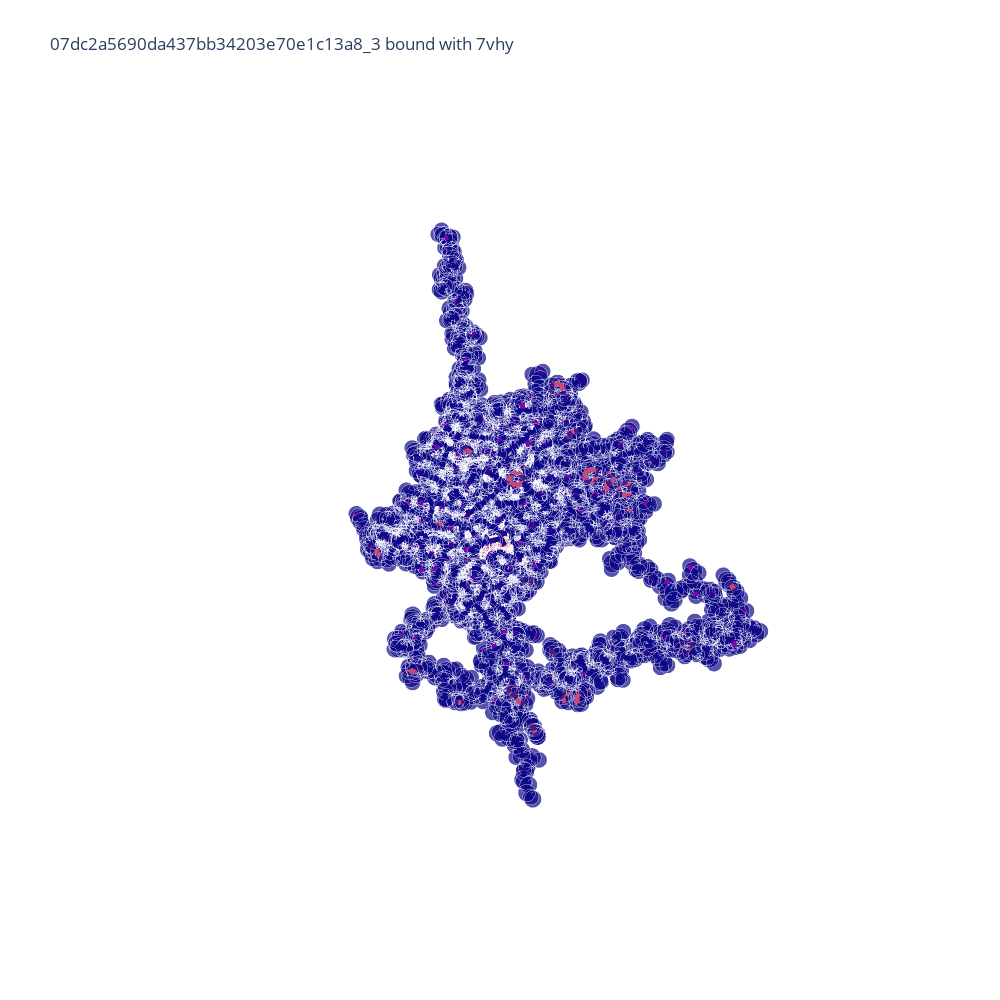

Notebook code cell kept with this figure:
### Code cell
complex_graph = store.targets[0].graph + poses[0].graph
complex_graph
plotly_molecular_graph(
    complex_graph.nx, 
    colour_nodes_by='entity', 
    colour_edges_by='type',
    plot_title='07dc2a5690da437bb34203e70e1c13a8_3 bound with 7vhy',
    figsize=(1000, 1000),
    node_size_min=10,
    node_size_multiplier=1,
    )

### Figure 1 — Plotly figure (JSON) as saved in the notebook; plotly's stock layout.template omitted (floating-point values rounded to 4 significant figures; data arrays with more than 128 entries replaced by an {"elided": "..."} marker saying what was removed)
{"data": [{"hoverinfo": "text+x+y+z", "marker": {"color": {"elided": "4080x4 float values"}, "opacity": 0.7, "size": {"elided": "4080 int values"}, "symbol": "circle"}, "mode": "markers", "text": {"elided": "4080 str values"}, "type": "scatter3d", "x": {"elided": "4080 float values"}, "y": {"elided": "4080 float values"}, "z": {"elided": "4080 float values"}}, {"hoverinfo": "text", "line": {"color": {"elided": "12588x4 float values"}, "width": 10}, "mode": "lines", "text": [], "type": "scatter3d", "x": {"elided": "12588 float values"}, "y": {"elided": "12588 float values"}, "z": {"elided": "12588 float values"}}], "layout": {"height": 1000, "margin": {"t": 100}, "scene": {"xaxis": {"showbackground": false, "showgrid": false, "showline": false, "showticklabels": false, "title": {"text": ""}, "zeroline": false}, "yaxis": {"showbackground": false, "showgrid": false, "showline": false, "showticklabels": false, "title": {"text": ""}, "zeroline": false}, "zaxis": {"showbackground": false, "showgrid": false, "showline": false, "showticklabels": false, "title": {"text": ""}, "zeroline": false}}, "showlegend": false, "title": {"text": "07dc2a5690da437bb34203e70e1c13a8_3 bound with 7vhy"}, "width": 1000}}
